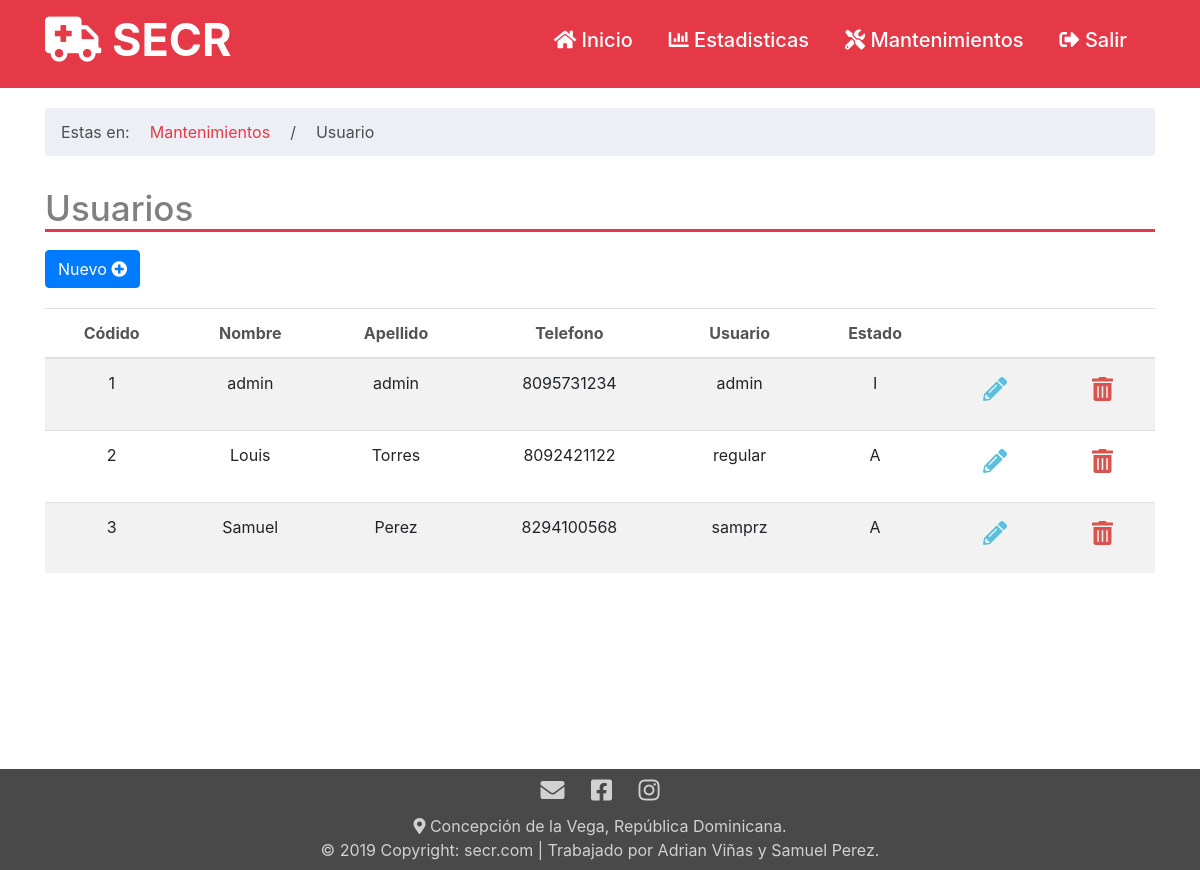
Page /usuario_mant.php on the committed database.
### tables this page shows
CREATE TABLE `usuario` (
  `id_usuario` int(11) NOT NULL,
  `nombre` varchar(50) NOT NULL,
  `apellido` varchar(50) NOT NULL,
  `telefono` varchar(50) NOT NULL,
  `direccion` varchar(50) NOT NULL,
  `correo` varchar(50) NOT NULL,
  `nombre_usuario` varchar(50) NOT NULL,
  `contrasena` varchar(50) NOT NULL,
  `administrador` char(3) NOT NULL,
  `estado` char(1) NOT NULL
);

### php/select.php (called while the page is built, shortened)
<?php
function consultar_usuarios(){
    include('conexion.php');
    $sql="SELECT * FROM usuario";
    return $result=$mysqli->query($sql);
}
?>

### usuario_mant.php (the view, shortened to what this page needs)
<?php
    include './php/cabe.php';
?>
<div class="container">
    <div class="row">
        <div class="col-lg-12">
        <ol class = "breadcrumb" style="margin-top: 20px; background: rgba(230, 235, 243, 0.74);">
            <li style="color: rgb(78, 78, 78);">Estas en:</li>
            <li class="active" style="color: rgb(78, 78, 78);"><a href="mantenimientos.php" style="color: rgb(230, 57, 71);">Mantenimientos</a></li>
            <li class="active" style="color: rgb(78, 78, 78);">/</li>
            <li class="active" style="color: rgb(78, 78, 78);">Usuario</li>
        </ol>
        </div>
    </div>
    <div class="row">
        <div class="col-lg-12">
            <h2 id="Titulo">Usuarios</h2>
        </div>
    </div>
    <div class="row">
        <div class="col-lg-5">
            <a href="usuario_crear.php" class="btn btn-primary btn-md" style="margin-bottom: 20px; margin-top: 10px;">Nuevo <i class="fas fa-plus-circle"></i></a>
        </div>
    </div>
    <div class="row">
        <div class="col-lg-12 col-sm-12">
        <table class="table table-striped" style="text-align: center;" id="example">
                <thead>
                    <tr style="color: rgb(85, 84, 84);">
                        <th>Códido</th>
                        <th>Nombre</th>
                        <th>Apellido</th>
                        <th>Telefono</th>
                        <th>Usuario</th>
                        <th>Estado</th>
                        <th></th>
                        <th></th>
                    </tr>
                </thead>
                <tbody>
                    <?php
                        $query=consultar_usuarios();
                        while ($row=$query->fetch_assoc()){
                            echo"
                            <tr>
                                <td>".$row['id_usuario']."</td>
                                <td>".$row['nombre']."</td>
                                <td>".$row['apellido']."</td>
                                <td>".$row['telefono']."</td>
                                <td>".$row['nombre_usuario']."</td>
                                <td>".$row['estado']."</td>
                                <td>
                                    <a href='usuario_modi.php?id=".$row['id_usuario']."' class='btn btn-sm' style='color: #5bc0de;' ><h4><i class='fas fa-pencil-alt'></i></h4> </a>
                                </td>
                                <td>
                                    <a href='php/procedimientos_usuario.php?accion=DLT&id=".$row['id_usuario']."' class='btn btn-sm' style='color: #d9534f;'><h4><i class='fas fa-trash-alt'></i></h4> </a>
                                </td>
                            </tr>
                        ";
                        }
                    ?>
                </tbody>
     </table>
        </div>
    </div>
</div>
<?php
    include 'php/pie.php';
?>

### css/Estilos_titulo.css (style rules this page uses)
#Titulo { border-bottom: 3px solid rgb(230, 57, 71); color: grey; margin-top: 15px; font-size: 35px; }
body { background: rgb(250, 248, 248); }

### css/Estilos_Pais.css (style rules this page uses)
html, body, #cont { width: 100%; height: 90%; margin: 0; padding: 0; }

### css/EstilosCab1.css (style rules this page uses)
li { margin-right: 20px; }

### rows in the picture
usuario: id_usuario "1", nombre "admin", apellido "admin", telefono "8095731234", nombre_usuario "admin", estado "I"
usuario: id_usuario "2", nombre "Louis", apellido "Torres", telefono "8092421122", nombre_usuario "regular", estado "A"
usuario: id_usuario "3", nombre "Samuel", apellido "Perez", telefono "8294100568", nombre_usuario "samprz", estado "A"
